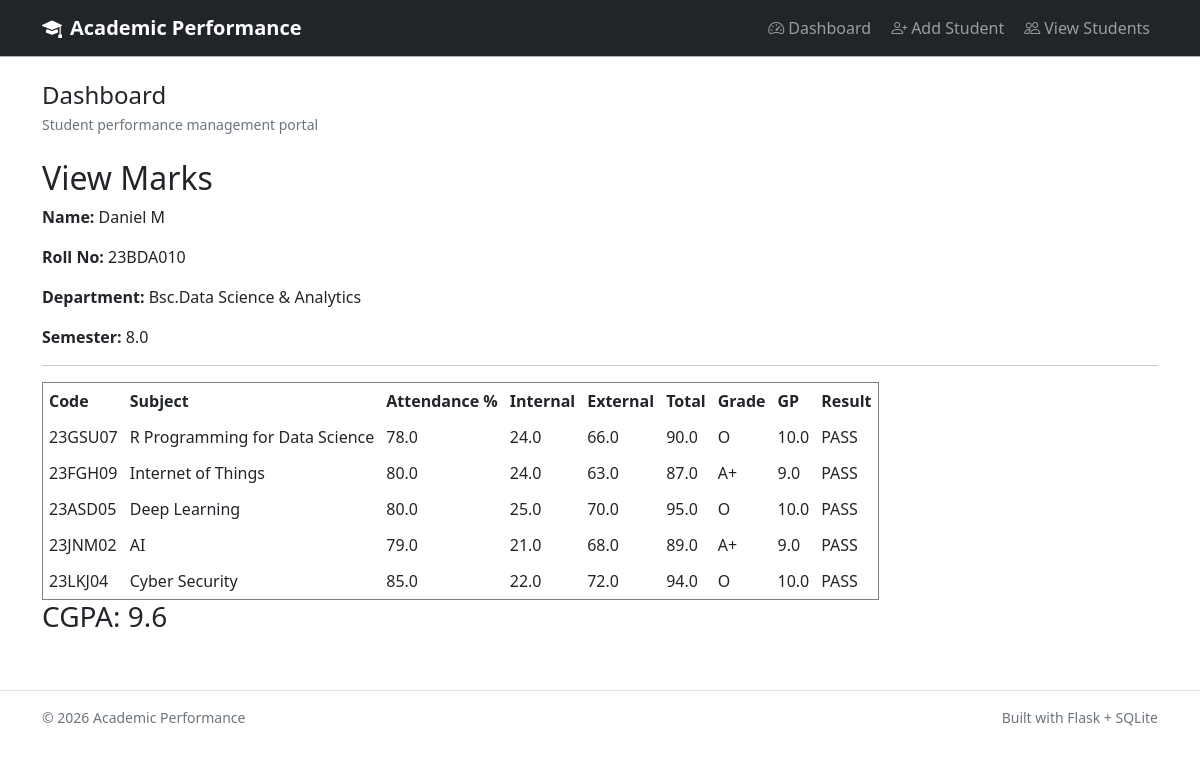
The page /view-marks/1 on the database its author committed.
### tables this page shows
CREATE TABLE students (
        id INTEGER PRIMARY KEY AUTOINCREMENT,
        name TEXT NOT NULL,
        roll_no TEXT NOT NULL UNIQUE,
        department TEXT NOT NULL,
        semester TEXT NOT NULL
    );

CREATE TABLE subject_marks (
        id INTEGER PRIMARY KEY AUTOINCREMENT,
        student_id INTEGER NOT NULL,
        subject_code TEXT NOT NULL,
        subject_name TEXT NOT NULL,
        attendance REAL NOT NULL,
        internal_marks REAL NOT NULL,
        external_marks REAL NOT NULL,
        total REAL NOT NULL,
        grade TEXT NOT NULL,
        grade_point REAL NOT NULL,
        result TEXT NOT NULL,
        FOREIGN KEY(student_id) REFERENCES students(id)
    );

### app.py (the view)
@app.route("/view-marks/<int:student_id>")
def view_marks(student_id):
    conn = get_conn()
    cur = conn.cursor()
    cur.execute("SELECT * FROM students WHERE id=?", (student_id,))
    student = cur.fetchone()
    cur.execute("""
        SELECT subject_code, subject_name, attendance, internal_marks, external_marks,
               total, grade, grade_point, result
        FROM subject_marks
        WHERE student_id=?
        ORDER BY id ASC
    """, (student_id,))
    marks = cur.fetchall()
    gps = [row["grade_point"] for row in marks]
    cgpa = calc_cgpa(gps)
    conn.close()
    return render_template("view_marks.html", student=student, marks=marks, cgpa=cgpa)

### app.py (called while the page is built)
def get_conn():
    conn = sqlite3.connect(DB_NAME)
    conn.row_factory = sqlite3.Row
    return conn

def calc_cgpa(grade_points):
    if not grade_points:
        return 0.0
    return round(sum(grade_points) / len(grade_points), 2)

### templates/view_marks.html
{% extends "base.html" %}
{% block content %}
<h2>View Marks</h2>
{% if student %}
<p><b>Name:</b> {{ student["name"] }}</p>
<p><b>Roll No:</b> {{ student["roll_no"] }}</p>
<p><b>Department:</b> {{ student["department"] }}</p>
<p><b>Semester:</b> {{ student["semester"] }}</p>
<hr>
{% endif %}
{% if marks and marks|length > 0 %}
<table border="1" cellpadding="6">
  <tr>
    <th>Code</th>
    <th>Subject</th>
    <th>Attendance %</th>
    <th>Internal</th>
    <th>External</th>
    <th>Total</th>
    <th>Grade</th>
    <th>GP</th>
    <th>Result</th>
  </tr>
  {% for m in marks %}
  <tr>
    <td>{{ m["subject_code"] }}</td>
    <td>{{ m["subject_name"] }}</td>
    <td>{{ m["attendance"] }}</td>
    <td>{{ m["internal_marks"] }}</td>
    <td>{{ m["external_marks"] }}</td>
    <td>{{ m["total"] }}</td>
    <td>{{ m["grade"] }}</td>
    <td>{{ m["grade_point"] }}</td>
    <td>{{ m["result"] }}</td>
  </tr>
  {% endfor %}
</table>
<h3>CGPA: {{ cgpa }}</h3>
{% else %}
<p>No marks found.</p>
{% endif %}
{% endblock %}

### templates/base.html (shortened to what this page needs)
<!doctype html>
<html lang="en">
<head>
  <link href="https://cdn.jsdelivr.net/npm/bootstrap@5.3.3/dist/css/bootstrap.min.css" rel="stylesheet">
  <link href="https://cdn.jsdelivr.net/npm/bootstrap-icons@1.11.3/font/bootstrap-icons.min.css" rel="stylesheet">
  <link rel="stylesheet" href="{{ url_for('static', filename='style.css') }}">
</head>
<body>
<nav class="navbar navbar-expand-lg navbar-dark bg-dark border-bottom border-dark-subtle">
  <div class="container">
    <a class="navbar-brand fw-semibold" href="{{ url_for('home') }}">
      <i class="bi bi-mortarboard-fill me-2"></i>Academic Performance
    </a>
    <div class="collapse navbar-collapse" id="nav">
      <ul class="navbar-nav ms-auto gap-1">
        <li class="nav-item"><a class="nav-link" href="{{ url_for('home') }}"><i class="bi bi-speedometer2 me-1"></i>Dashboard</a></li>
        <li class="nav-item"><a class="nav-link" href="{{ url_for('add_student') }}"><i class="bi bi-person-plus me-1"></i>Add Student</a></li>
        <li class="nav-item"><a class="nav-link" href="{{ url_for('students_list') }}"><i class="bi bi-people me-1"></i>View Students</a></li>
      </ul>
    </div>
  </div>
</nav>
<header class="page-header">
  <div class="container py-4">
    <div class="d-flex align-items-center justify-content-between flex-wrap gap-2">
      <div>
        <h1 class="h4 mb-1">{{ page_title if page_title else "Dashboard" }}</h1>
        <div class="text-secondary small">{{ page_subtitle if page_subtitle else "Student performance management portal" }}</div>
      </div>
    </div>
  </div>
</header>
<main class="container pb-5">
  {% block content %}{% endblock %}
</main>
<footer class="footer border-top">
  <div class="container py-3 d-flex justify-content-between small text-secondary">
    <div>© {{ 2026 }} Academic Performance</div>
    <div>Built with Flask + SQLite</div>
  </div>
</footer>
</body>
</html>

### rows shown on the page
students: name "Daniel M", roll_no "23BDA010", department "Bsc.Data Science & Analytics", semester "8.0"
subject_marks: subject_code "23GSU07", subject_name "R Programming for Data Science", attendance "78.0", internal_marks "24.0", external_marks "66.0", total "90.0", grade "O", grade_point "10.0", result "PASS"
subject_marks: subject_code "23FGH09", subject_name "Internet of Things", attendance "80.0", internal_marks "24.0", external_marks "63.0", total "87.0", grade "A+", grade_point "9.0", result "PASS"
subject_marks: subject_code "23ASD05", subject_name "Deep Learning", attendance "80.0", internal_marks "25.0", external_marks "70.0", total "95.0", grade "O", grade_point "10.0", result "PASS"
subject_marks: subject_code "23JNM02", subject_name "AI", attendance "79.0", internal_marks "21.0", external_marks "68.0", total "89.0", grade "A+", grade_point "9.0", result "PASS"
subject_marks: subject_code "23LKJ04", subject_name "Cyber Security", attendance "85.0", internal_marks "22.0", external_marks "72.0", total "94.0", grade "O", grade_point "10.0", result "PASS"

### other values the page prints
{{ page_title if page_title else "Dashboard" }} "Dashboard"
{{ cgpa }} "9.6"
{{ 2026 }} "2026"
